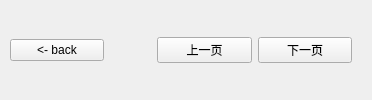
            <widget class="QWidget" name="next" native="true">
             <layout class="QHBoxLayout" name="horizontalLayout_5" stretch="2,1,2,2">
              <property name="leftMargin">
               <number>10</number>
              </property>
              <property name="topMargin">
               <number>5</number>
              </property>
              <property name="rightMargin">
               <number>20</number>
              </property>
              <property name="bottomMargin">
               <number>5</number>
              </property>
              <item>
               <widget class="QPushButton" name="buttonback">
                <property name="text">
                 <string>&lt;- back</string>
                </property>
                <property name="grey" stdset="0">
                 <bool>true</bool>
                </property>
               </widget>
              </item>
              <item>
               <spacer name="horizontalSpacer_3">
                <property name="orientation">
                 <enum>Qt::Horizontal</enum>
                </property>
                <property name="sizeHint" stdset="0">
                 <size>
                  <width>90</width>
                  <height>17</height>
                 </size>
                </property>
               </spacer>
              </item>
              <item>
               <widget class="QPushButton" name="buttonLast">
                <property name="maximumSize">
                 <size>
                  <width>200</width>
                  <height>16777215</height>
                 </size>
                </property>
                <property name="text">
                 <string>上一页</string>
                </property>
               </widget>
              </item>
              <item>
               <widget class="QPushButton" name="buttonNext">
                <property name="maximumSize">
                 <size>
                  <width>200</width>
                  <height>16777215</height>
                 </size>
                </property>
                <property name="text">
                 <string>下一页</string>
                </property>
               </widget>
              </item>
             </layout>
            </widget>
